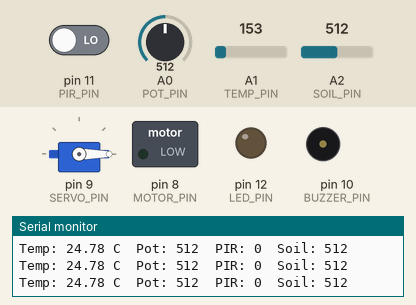
Recording of a sketch running on a simulated Arduino Uno, built with avr-gcc and run on an emulated ATmega328P. On the bench: servo, switched loads named in the sketch (green lamp = pin HIGH), output pins drawn as LEDs (lit = HIGH), buzzer (waves = sounding), the last lines printed to the serial monitor. Inputs (shaded band) come from the test bench; at power-on: A1 (TEMP_PIN) = 153, A2 (SOIL_PIN) = 512, A0 (POT_PIN) = 512, pin 11 (PIR_PIN) LOW.

Above: at 1.2 s.
1.3 s: A1 (TEMP_PIN) set to 172
At 2.6 s:
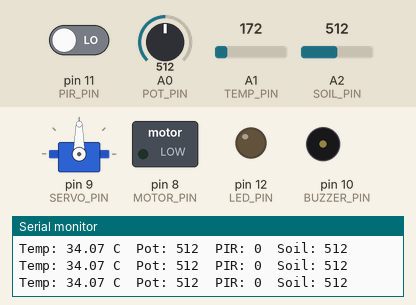
2.9 s: A2 (SOIL_PIN) set to 490
At 4.2 s:
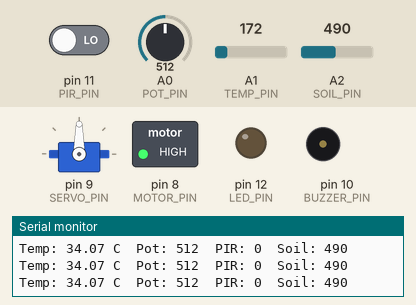
4.5 s: A0 (POT_PIN) set to 520
At 5.8 s:
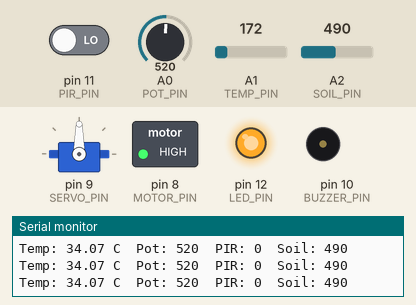
6.1 s: pin 11 (PIR_PIN) driven HIGH
At 7.4 s:
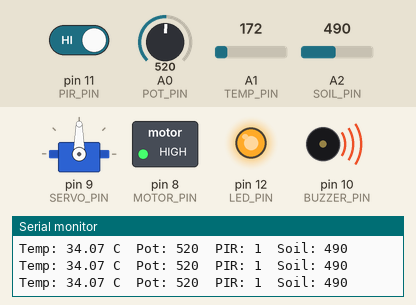
7.7 s: A1 (TEMP_PIN) set to 114
At 9.0 s:
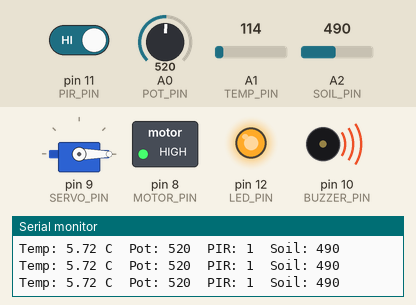
9.3 s: A0 (POT_PIN) set to 0
At 10.8 s:
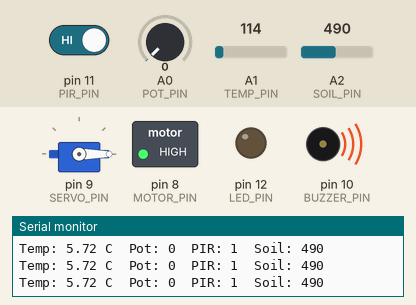
Timing chart, 0 to 11.9 s (numbered marks = the images above; inputs shaded):
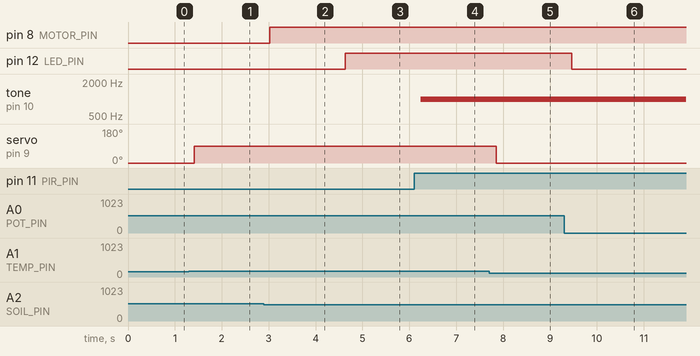

Measured:
- the behaviour switches between 163 and 164 on A1 (TEMP_PIN) (found by bisection; images 0 and 1)
- the behaviour switches between 500 and 499 on A2 (SOIL_PIN) (found by bisection; images 1 and 2)
- the behaviour switches between 512 and 513 on A0 (POT_PIN) (found by bisection; images 2 and 3)
- after the input at 1.3 s, servo on pin 9 (SERVO_PIN): 0° → 90° after 0.11 s
- after the input at 2.9 s, pin 8 (MOTOR_PIN): LOW → HIGH after 0.12 s
- after the input at 4.5 s, pin 12 (LED_PIN): LOW → HIGH after 0.13 s
- after the input at 6.1 s, tone on pin 10 (BUZZER_PIN): silent → 1000 Hz after 0.15 s
- after the input at 7.7 s, servo on pin 9 (SERVO_PIN): 90° → 0° after 0.16 s
- after the input at 9.3 s, pin 12 (LED_PIN): HIGH → LOW after 0.17 s

The sketch:

glorious_curcan_snicket1.ino
```cpp
#include <Servo.h>

#define PIR_PIN     11
#define BUZZER_PIN  10
#define SERVO_PIN   9
#define MOTOR_PIN   8
#define LED_PIN     12

#define TEMP_PIN    A1
#define SOIL_PIN    A2
#define POT_PIN     A0

Servo myServo;

void setup() {
  pinMode(PIR_PIN, INPUT);
  pinMode(BUZZER_PIN, OUTPUT);
  pinMode(MOTOR_PIN, OUTPUT);
  pinMode(LED_PIN, OUTPUT);

  myServo.attach(SERVO_PIN);
  myServo.write(0);

  Serial.begin(9600);
}

void loop() {

  // ===== Temperature Sensor =====
  int tempRaw = analogRead(TEMP_PIN);
  float voltage = tempRaw * (5.0 / 1023.0);
  float temperature = (voltage - 0.5) * 100.0;   // TMP36

  // Servo moves when temperature rises
  if (temperature > 30) {
    myServo.write(90);
  } else {
    myServo.write(0);
  }

  // ===== Potentiometer Controls LED =====
  int potValue = analogRead(POT_PIN);

  // Since LED is on D12 (not PWM), use ON/OFF control
  if (potValue > 512) {
    digitalWrite(LED_PIN, HIGH);
  } else {
    digitalWrite(LED_PIN, LOW);
  }

  // ===== PIR Controls Buzzer =====
  int pirState = digitalRead(PIR_PIN);

  if (pirState == HIGH) {
    tone(BUZZER_PIN, 1000);
  } else {
    noTone(BUZZER_PIN);
  }

  // ===== Soil Moisture Controls Motor =====
  int soilValue = analogRead(SOIL_PIN);

  // Dry soil -> motor ON
  if (soilValue < 500) {
    digitalWrite(MOTOR_PIN, HIGH);
  } else {
    digitalWrite(MOTOR_PIN, LOW);
  }

  // Serial Monitor Output
  Serial.print("Temp: ");
  Serial.print(temperature);
  Serial.print(" C  ");

  Serial.print("Pot: ");
  Serial.print(potValue);

  Serial.print("  PIR: ");
  Serial.print(pirState);

  Serial.print("  Soil: ");
  Serial.println(soilValue);

  delay(200);
}
```
